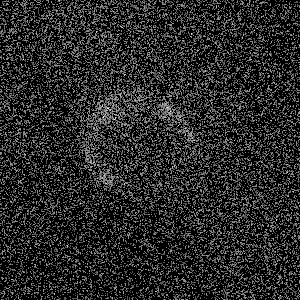
#> input picture noisy2.tif, 300 x 300 px
$ jupyter execute '5-denoising(medianFilter).ipynb'
#> lines starting #> are read from the running program, lines starting #| are printed output that depends on the picture; after the words box and inside, x2 and y2 are one past the last pixel; in counts of white or black regions, pixels touching at a corner belong together
[cell 1]
import numpy as np
import cv2 as cv
from skimage import io
import matplotlib.pyplot as plt
from scipy import fftpack

[cell 2]
src = cv.imread('noisy2.tif',0)
#> src is the input picture: shape (300, 300); min 0, max 255, mean 41.4
plt.imshow(src, cmap='gray')
height = np.size(src, 0)
#> height = 300
width = np.size(src, 1)
#> width = 300

[cell 3]
final = cv.medianBlur(src, 15)
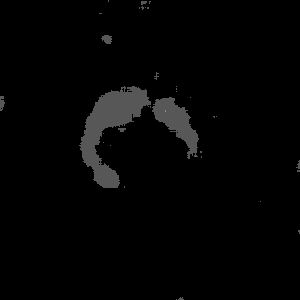
#> final: shape (300, 300); min 0, max 139, mean 4.3

[cell 4]
plt.imshow(final, cmap='gray')

[cell 5]
kernel = np.ones((7,7),np.uint8)
img_erosion = cv.erode(final, kernel, iterations=1)
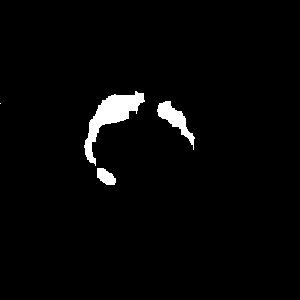
#> img_erosion: shape (300, 300); values 0 (black) and 87 (white), 2.5% white; 4 white regions (1 under 20 px), largest, box (x1, y1, x2, y2) and area: (84, 91, 145, 166) 1428, (157, 101, 195, 150) 596, (97, 168, 116, 185) 224

[cell 6]
plt.imshow(img_erosion, cmap='gray')

[cell 7]
kernel = np.ones((3,3),np.uint8)
dilation = cv.dilate(img_erosion,kernel,iterations = 2)
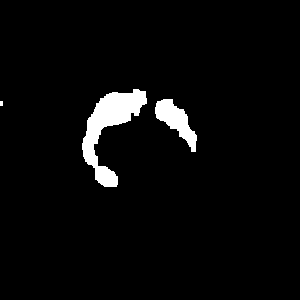
#> dilation: shape (300, 300); values 0 (black) and 87 (white), 3.7% white; 3 white regions (1 under 20 px), largest, box (x1, y1, x2, y2) and area: (82, 89, 147, 187) 2398, (155, 99, 197, 152) 960
plt.imshow(dilation, cmap='gray')

[cell 8]
kernel = np.ones((23,23),np.uint8)
closing = cv.morphologyEx(dilation, cv.MORPH_CLOSE, kernel)
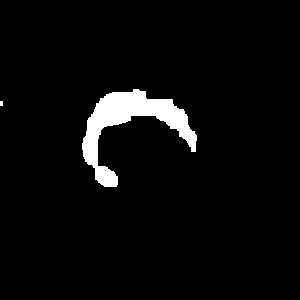
#> closing: shape (300, 300); values 0 (black) and 87 (white), 4.1% white; 2 white regions (1 under 20 px), largest, box (x1, y1, x2, y2) and area: (82, 89, 197, 187) 3660

plt.imshow(closing, cmap='gray')

[cell 9]
dst =  src * closing
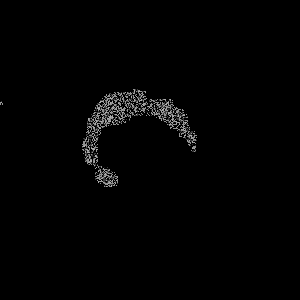
#> dst: shape (300, 300); min 0, max 173, mean 2.9
plt.imshow(dst, cmap='gray')

$ run again, with noisy1.tif copied over noisy2.tif
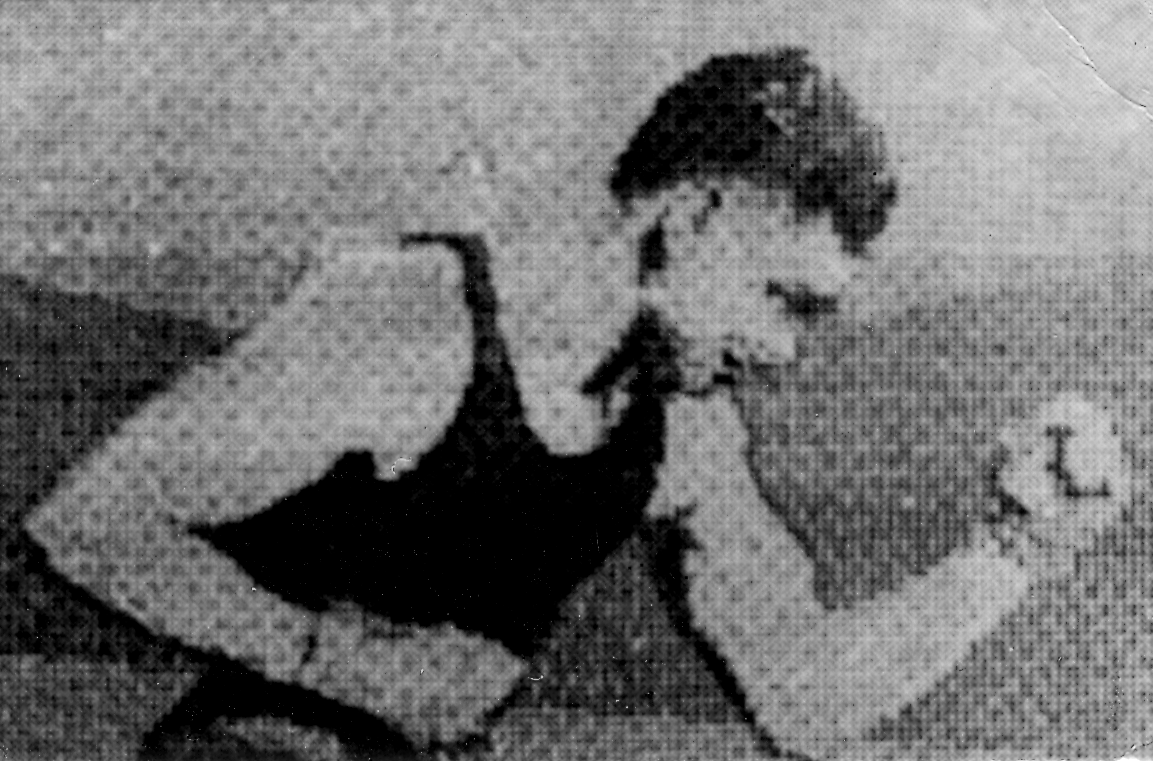
#> input picture noisy1.tif, 1153 x 761 px
#> src is the input picture: shape (761, 1153); min 0, max 255, mean 112.4
#> height = 761
#> width = 1153
#> `closing = cv.morphologyEx(dilation, cv.MORPH_CLOSE, kernel)`:
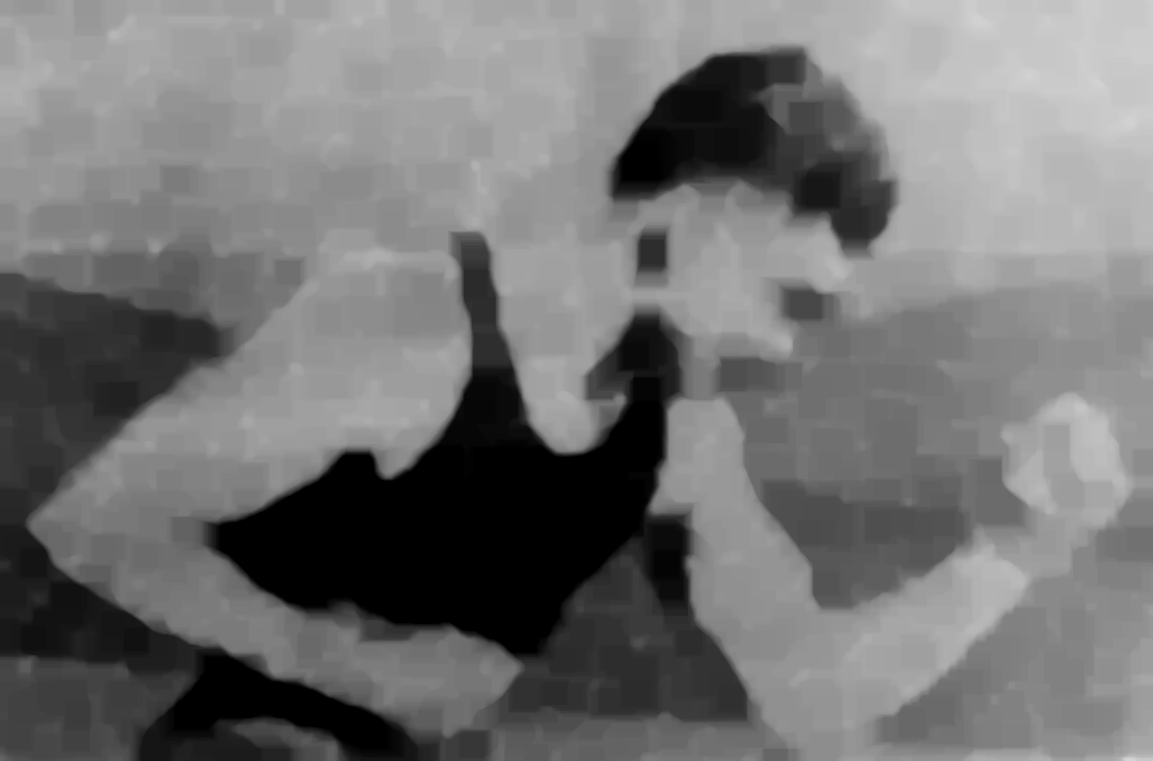
#> closing: shape (761, 1153); min 0, max 212, mean 114.8
#> `dst =  src * closing`:
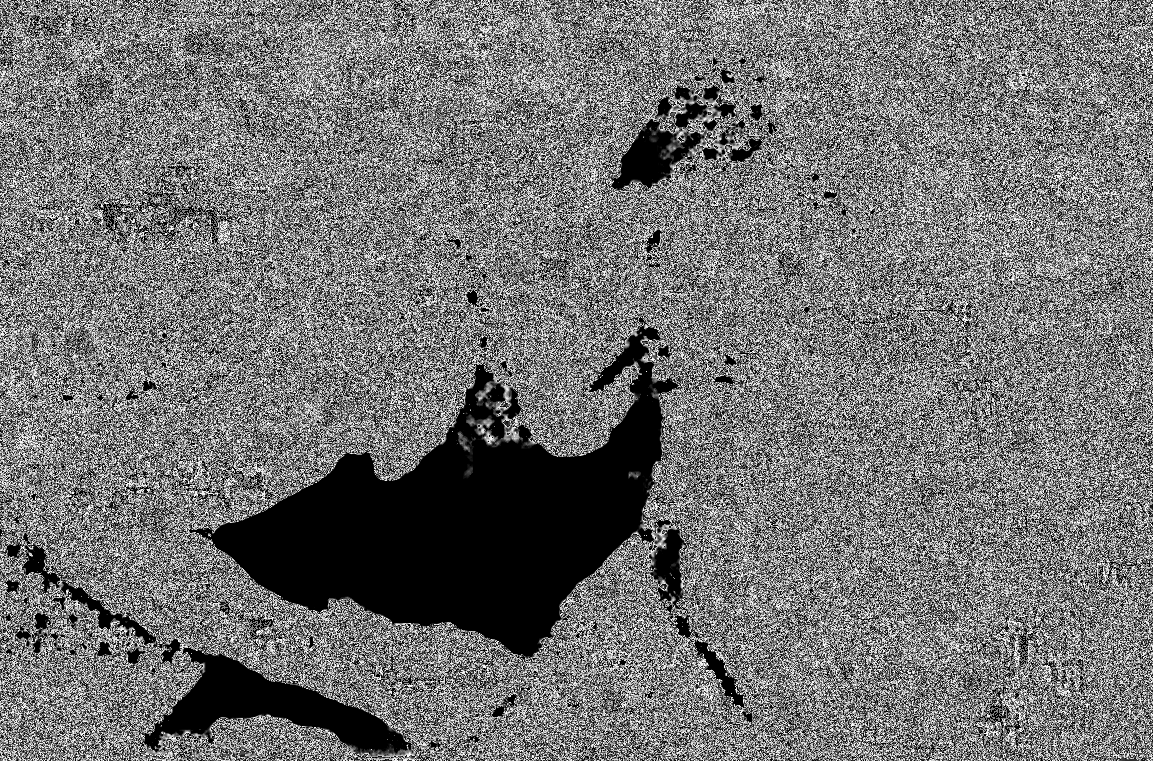
#> dst: shape (761, 1153); min 0, max 255, mean 114.3

$ run again, with a1.JPG saved as noisy2.tif
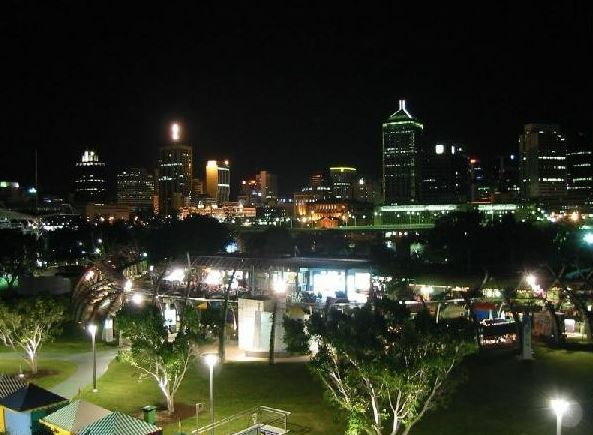
#> input picture a1.JPG, 593 x 435 px
#> `src = cv.imread('noisy2.tif',0)`:
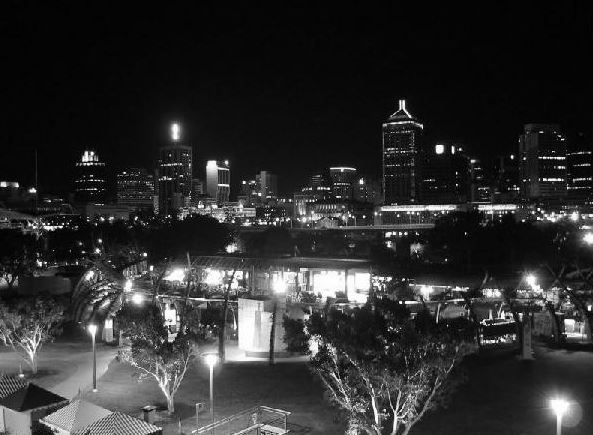
#> src: shape (435, 593); min 0, max 255, mean 46.3
#> height = 435
#> width = 593
#> `dst =  src * closing`:
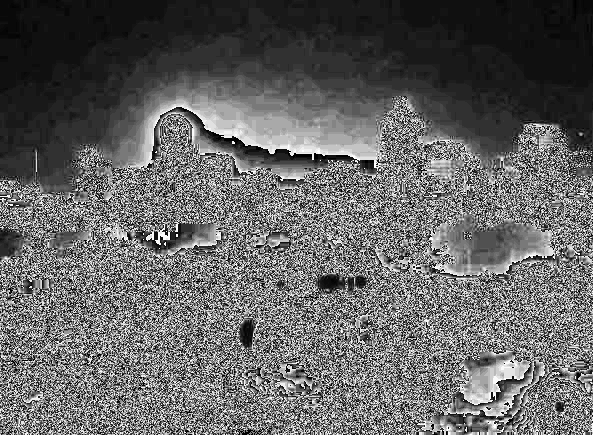
#> dst: shape (435, 593); min 0, max 255, mean 100.2
